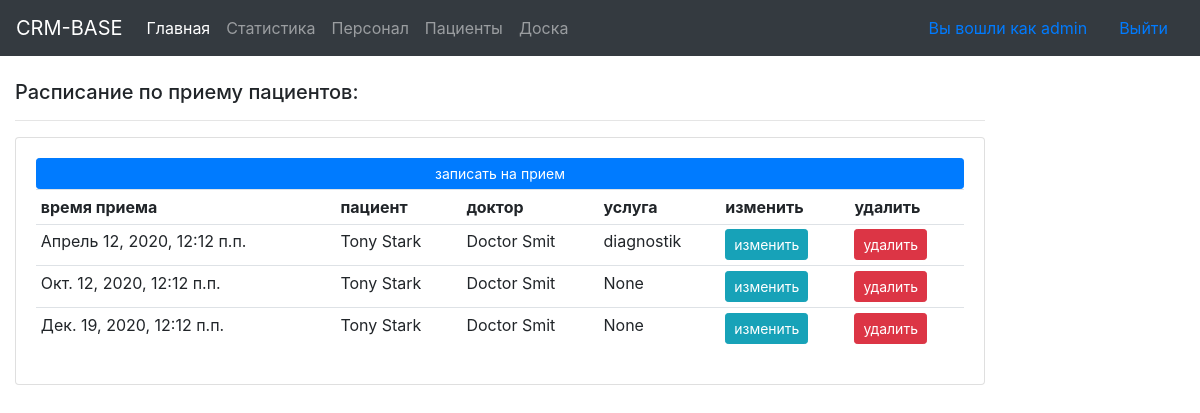
The app's page /appointment/ (signed in) with its own data.
### main/models.py (models this page shows, shortened)
class Appointment(models.Model):
    time_appointment = models.DateTimeField()
    patient = models.ForeignKey(
        Patient, related_name='patient_to_appointment', null=True, on_delete=models.SET_NULL)
    doctor = models.ForeignKey(
        Doctor, related_name='doctor_appointment', null=True, on_delete=models.SET_NULL)
    complaint = models.CharField(max_length=50, null=True, blank=True)

class Patient(models.Model):
    name = models.CharField(max_length=50)
    phone = models.CharField(max_length=12, null=True, blank=True)
    email = models.CharField(max_length=20, null=True, blank=True)
    date_created = models.DateTimeField(
        auto_now_add=True)
    def __str__(self):
        return self.name

class Doctor(models.Model):
    name = models.CharField(max_length=50)
    specialization = models.CharField(max_length=50, null=True, blank=True)
    phone = models.CharField(max_length=12, null=True, blank=True)
    email = models.CharField(max_length=20, null=True, blank=True)
    date_created = models.DateTimeField(auto_now_add=True)
    def __str__(self):
        return self.name

### main/views.py (the view)
# urls.py: path('appointment/', views.appointment, name='appointment'),
@login_required(login_url='login')
def appointment(request):
    appointment = Appointment.objects.all().order_by('time_appointment')
    context = {'appointment': appointment}
    return render(request,  'main/appointment.html', context)

### templates/main/appointment.html (shortened to what this page needs)
{% extends "main/base.html" %} {% block content%}
<br />
<div class="col-md-10">
   <strong></strong><h5>Расписание по приему пациентов:</h5></strong>
    <hr />
    <div class="card card-body">
        <a
            class="btn btn-primary btn-sm btn-block"
            href="{% url 'create_appointment' %}"
            >записать на прием</a
        >
        <table class="table table-sm">
            <tr>
                <th>время приема</th>
                <th>пациент</th>
                <th>доктор</th>
                <th>услуга</th>
                <th>изменить</th>
                <th>удалить</th>
            </tr>
            <tr>
                {% for point in appointment %}
                <td>{{point.time_appointment}}</td>
                <td>{{point.patient}}</td>
                <td>{{point.doctor}}</td>
                <td>{{point.complaint}}</td>
                <td>
                    <a
                        class="btn btn-sm btn-info"
                        href="{% url 'updateAppointment' point.id %}"
                        >изменить</a
                    >
                </td>
                <td>
                    <a
                        class="btn btn-sm btn-danger"
                        href="{% url 'deleteAppointment' point.id %}"
                        >удалить</a
                    >
                </td>
            </tr>
            {% endfor %}
        </table>
    </div>
</div>
{% endblock %}

### templates/main/base.html (shortened to what this page needs)
{% load static %}
<!DOCTYPE html>
<html lang="en">
  <head>
    <link
      rel="stylesheet"
      href="https://stackpath.bootstrapcdn.com/bootstrap/4.5.2/css/bootstrap.min.css"
    />
  </head>
  <body>
    <header>
      {% include "main/navbar.html" %}
      {% block content%} {% endblock %}
    </header>
  </body>
</html>

### templates/main/navbar.html (shortened to what this page needs)
<nav class="navbar navbar-expand-lg navbar-dark bg-dark">
  <a class="navbar-brand" href="{% url 'admin' %}">CRM-BASE</a>
  <div class="collapse navbar-collapse" id="navbarNavAltMarkup">
    <div class="navbar-nav">
      <a class="nav-item nav-link active" href="{% url 'home' %}">Главная </a>
      <a class="nav-item nav-link" href="{% url 'service' %}">Статистика</a>
      <a class="nav-item nav-link" href="{% url 'staff' %}">Персонал</a>
      <a class="nav-item nav-link" href="{% url 'patients' %}">Пациенты</a>
      <a class="nav-item nav-link" href="{% url 'appointment' %}">Доска</a>
    </div>
  </div>
  {% if user.is_authenticated %}
  <a a class="nav-item nav-link"> Вы вошли как {{user.username}} </a>
  <a a class="nav-item nav-link" href="{% url 'logout' %}">Выйти</a>
  {% endif %}
</nav>

### records on screen
Appointment: time_appointment "Апрель 12, 2020, 12:12 п.п.", patient "Tony Stark", doctor "Doctor Smit", complaint "diagnostik"
Appointment: time_appointment "Окт. 12, 2020, 12:12 п.п.", patient "Tony Stark", doctor "Doctor Smit", complaint "None"
Appointment: time_appointment "Дек. 19, 2020, 12:12 п.п.", patient "Tony Stark", doctor "Doctor Smit", complaint "None"

### other values on screen
{{ user.username }} "admin"
